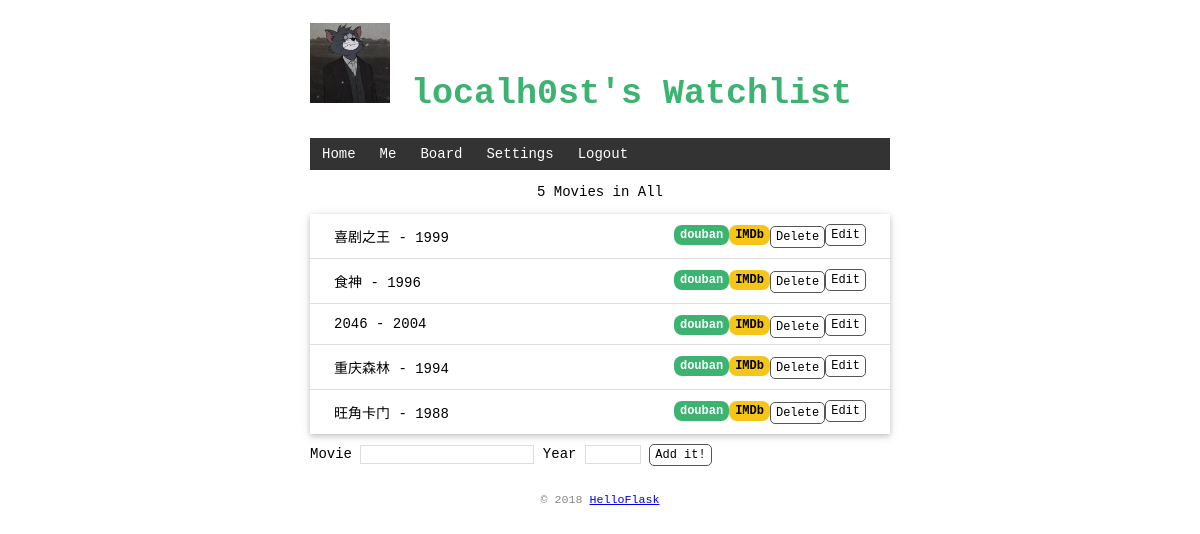
Screenshot of / (signed in) with the database file from the repository.
### app.py (models this page shows, shortened)
class User(db.Model, UserMixin):  # 表名将会是 user（自动生成，小写处理）
    id = db.Column(db.Integer, primary_key=True)  # 主键
    name = db.Column(db.String(20))
    username = db.Column(db.String(20))
    passwd_hash = db.Column(db.String(128))
    group = db.Column(db.String(10))  # admin operator user

class Movie(db.Model):
    id = db.Column(db.Integer, primary_key=True)  # 主键
    title = db.Column(db.String(60))
    year = db.Column(db.String(4))
    belongs_to = db.Column(db.String(20))  # using username

### app.py (the view)
@mainApp.route('/', methods=['GET', 'POST'])
def index():
    if request.method == 'POST':
        if not current_user.is_authenticated:
            return redirect('/')
        title = request.form.get('title')  # 传入表单对应输入字段的 name 值
        year = request.form.get('year')
        if not title or not year or len(year) != 4 or len(title) > 60:
            flash('Invalid input.')  # flash() 函数在内部会把消息存储到 Flask 提供的 session 对象里。session 用来在请求间存储数据
            return redirect('/')  # 重定向
        db.session.add(Movie(title=title, year=year, belongs_to=current_user.username))
        db.session.commit()
        flash('Item created.')
        return redirect('/')
    else:  # GET
        if current_user.is_authenticated:
            return render_template('index.html',
                                   movies=Movie.query.filter(Movie.belongs_to == current_user.username).all())
        else:  # 未登录仅展示admin的watch list
            return render_template('index.html', movies=Movie.query.filter(Movie.belongs_to == 'admin').all())

### app.py (called while the page is built)
@login_manager.user_loader
def user_loader(user_id):
    return User.query.get(int(user_id))

@mainApp.context_processor  # 以后模板上下文有user了，render_template()可以不传入而直接使用了
def inject_data():
    return dict(user=current_user, message=get_flashed_messages())  # 需要返回字典，等同于 return {'user': user}

### templates/index.html (shortened to what this page needs)
{% extends "base.html" %}
{% block content %}
<div data-gb-custom-block data-tag="block">
    <p class="set-center">{{ movies|length }} Movies in All</p>
    <ul class="movie-list">
        <div data-gb-custom-block data-tag="for">
            {% for movie in movies %}
                <li>{{ movie['title'] }} - {{ movie.year }}
                    {% if current_user.is_authenticated %}
                    <span class="float-right">
                        <a class="btn" href="{{ url_for('edit', movie_id=movie.id) }}">Edit</a>
                    </span>
                    <span class="float-right">
                        <form class="inline-form" method="post" action="{{ url_for('delete', movie_id=movie.id) }}">
                            <input class="btn" type="submit" name="delete" value="Delete" onclick="return confirm('Are you sure?')">
                        </form>
                    </span>
                    {% endif %}
                    <span class="float-right">
                        <a class="imdb" href="https://www.imdb.com/find?q={{ movie.title }}" target="_blank" title="Find this movie on IMDb">IMDb</a>
                    </span>
                    <span class="float-right">
                        <a class="douban" href="https://movie.douban.com/subject_search?search_text={{ movie.title }}" target="_blank" title="Find this movie on douban">douban</a>
                    </span>
                </li>
            {% endfor %}
        </div>
    </ul>
</div>
{% endblock %}
{% block table %}
{% if current_user.is_authenticated %}
<form method="post">
    Movie <input type="text" name="title" autocomplete="off" required>
    Year <input type="text" name="year" autocomplete="off" required>
    <input class="btn" type="submit" name="submit" value="Add it!">
</form>
{% endif %}
{% endblock %}

### templates/base.html (shortened to what this page needs)
<!DOCTYPE html>
<html lang="en">
<head>
        <link rel="stylesheet" href="{{ url_for('static', filename='style.css') }}" type="text/css">
</head>
<body>
    <h1 id="top-head">
        <img src="{{ url_for('static', filename='images/tom.jpg') }}" alt="Avatar" width="80" height="80">
        {% if current_user.is_authenticated %}
        {{ user.name }}'s Watchlist
        {% else %}
        localh0st's Watchlist
        {% endif %}
    </h1>
    <nav>
        <ul>
            <li><a href="/">Home</a></li>
            <li><a href="/me">Me</a></li>
            <li><a href="/board">Board</a></li>
            {% if current_user.is_authenticated %}
            <li><a href="{{ url_for('settings') }}">Settings</a></li>
            <li><a href="{{ url_for('logout') }}">Logout</a></li>
            {% else %}
            <li><a href="{{ url_for('login') }}">Login</a></li>
            <li><a href="{{ url_for('register') }}">Register</a></li>
            {% endif %}
        </ul>
    </nav>
    {% block content %}{% endblock %}
    {% block table %}
    {% endblock %}
    <footer>
        <small>&copy; 2018 <a href="http://helloflask.com/book/3">HelloFlask</a></small>
	</footer>
</body>
</html>

### static/style.css (style rules this page uses)
.set-center { text-align: center; }
#top-head { color: MediumSeaGreen; font-size:35px; }
body { margin: auto; max-width: 580px; font-size: 14px; font-family: "Courier New", "Lucida Console", Helvetica, Arial, sans-serif; }
footer { color: #888; margin-top: 15px; text-align: center; padding: 10px; }
.movie-list { list-style-type: none; padding: 0; margin-bottom: 10px; box-shadow: 0 2px 5px 0 rgba(0, 0, 0, 0.16), 0 2px 10px 0 rgba(0, 0, 0, 0.12); }
.movie-list li { padding: 12px 24px; border-bottom: 1px solid #ddd; }
.movie-list li:last-child { border-bottom:none; }
nav ul { list-style-type: none; margin: 0; padding: 0; overflow: hidden; background-color: #333; }
nav li { float: left; }
nav li a { display: block; color: white; text-align: center; padding: 8px 12px; text-decoration: none; }
.float-right { float: right; }
.imdb { font-size: 12px; font-weight: bold; color: black; text-decoration: none; background: #F5C518; border-radius: 8px; padding: 3px 6px; }
.douban { font-size: 12px; font-weight: bold; color: white; text-decoration: none; background: #3CB371; border-radius: 8px; padding: 3px 6px; }
input[type=submit] { font-family: inherit; }
input[type=text] { font-family: inherit; border: 1px solid #ddd; }
input[name=year] { font-family: inherit; width: 50px; }
.btn { font-size: 12px; padding: 3px 5px; text-decoration: none; cursor: pointer; background-color: white; color: black; border: 1px solid #555555; border-radius: 5px; }
.inline-form { display: inline; }

### rows the page displays
User: name "localh0st"
Movie: title "喜剧之王", year "1999"
Movie: title "食神", year "1996"
Movie: title "2046", year "2004"
Movie: title "重庆森林", year "1994"
Movie: title "旺角卡门", year "1988"

### other values shown
{{ movies|length }} "5"
